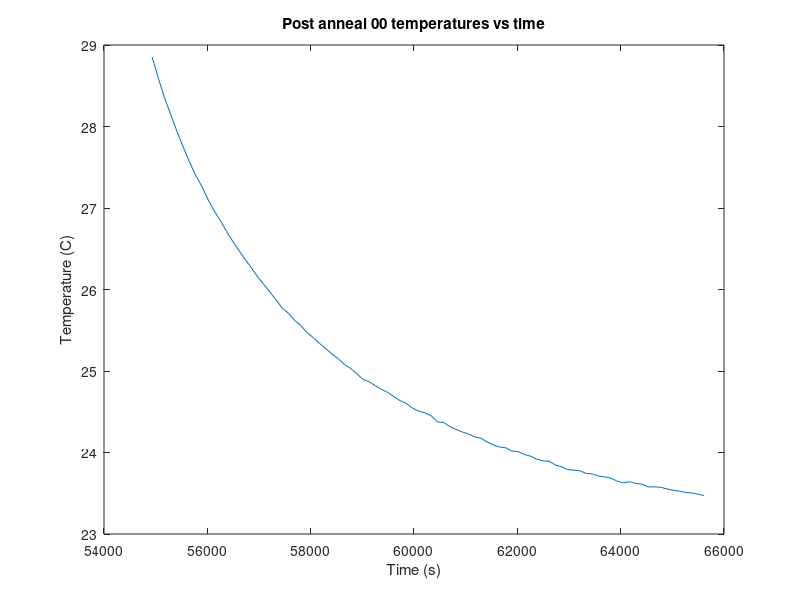

Reproduce this figure in MATLAB.

% plot data and save so that files can be transferred from cluster to local
% machine and then viewed

load("./kns_variable_dump.mat");

plot(times.post_anneal00, Ts.post_anneal00);
title("Post anneal 00 temperatures vs time");
xlabel("Time (s)");
ylabel("Temperature (C)");
print("-deps", "~/strand/plots/T_over_time_post_anneal00.eps");
